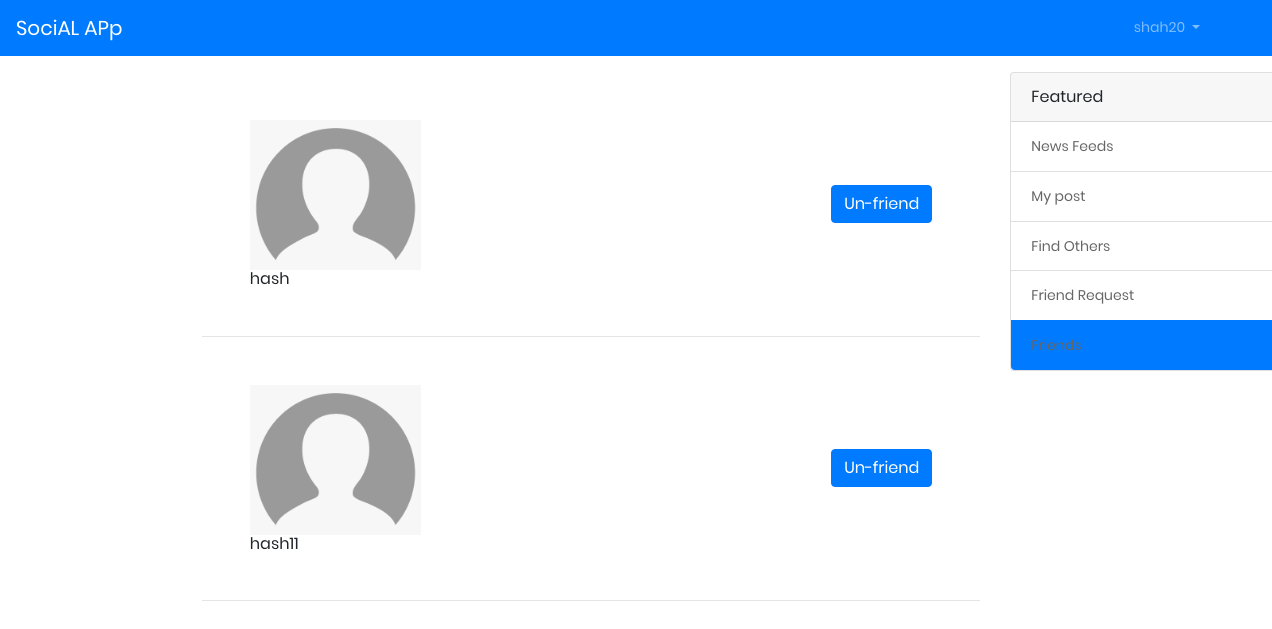
Before: /friends (signed in) with the older database file.
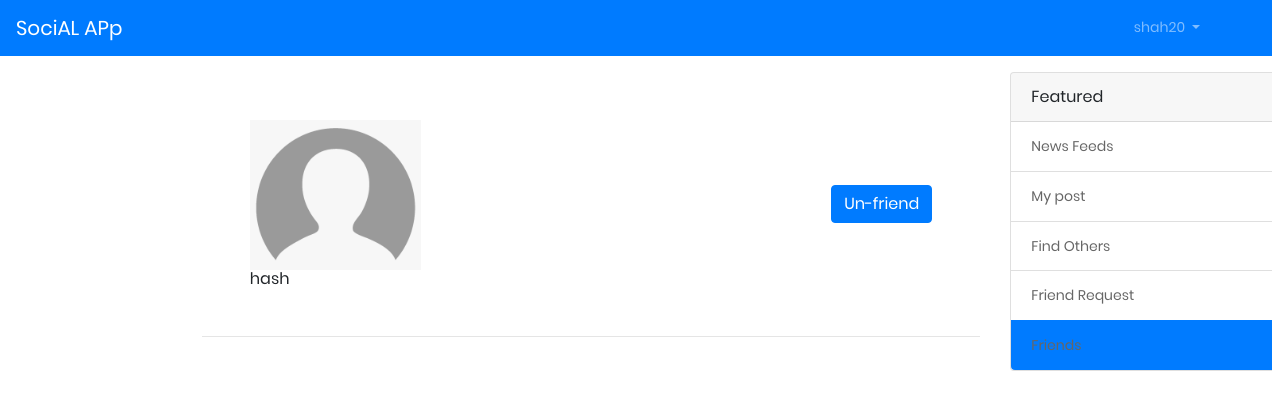
After: the same page with the newer database file.
### App/models.py (models this page shows, shortened)
class friends(models.Model):
    status = (
        ("Requested", "requested"),
        ("Confirmed", "confirmed"),
        ("Ignore", "Ignore"),
    )
    current_user = models.ForeignKey(User,on_delete=models.CASCADE,related_name='current_user')
    friend_user = models.ForeignKey(User,on_delete=models.CASCADE,related_name='friend_user')
    status = models.CharField(max_length=20,choices=status,null=True)

class profile(models.Model):
    user = models.OneToOneField(User,on_delete=models.CASCADE)
    image = models.ImageField(default='default.jpg',upload_to="profile_pics")

### App/views.py (the view)
# urls.py: path('friends',views.friend,name='friends'),
@login_required
def friend(request):
    friend = friends.objects.filter(current_user=request.user,status='Confirmed')
    print(friend)
    friend2 = friends.objects.filter(friend_user=request.user,status='Confirmed')
    print(friend2)
    context = {
        'friends':friend,
        'friend2':friend2
    }
    return render(request,'Friends.html',context)

### App/templates/Friends.html (shortened to what this page needs)
{% extends 'base.html' %}
{% load static %}
{% block content %}
<div class="container">
    <div class="row m-3">
        <div class="col-lg-1">
        </div>
        <div class="col-lg-9">
            {% for friend in friends %}
            <div class="row m-5">
                <div class="w-25 ">
                    <img style="height:150px" src="media/{{friend.friend_user.profile.image}}" alt="">
                    <h6 class="mr-3">{{friend.friend_user.username}}</h6>
                </div>
                <div class="w-75 d-flex justify-content-end align-items-center">
                    <form action="{% url 'unfriend' friend.id %}">
                        <button class="btn btn-primary float-right " type="submit">Un-friend</button>
                    </form>
                </div>
            </div>
            <hr>
            {% endfor %}
            {% for friend in friend2 %}
            <div class="row m-5">
                <div class="w-25 ">
                    <img style="height:150px" src="media/{{friend.current_user.profile.image}}" alt="">
                    <h6 class="mr-3">{{friend.current_user.username}}</h6>
                </div>
                <div class="w-75 d-flex justify-content-end align-items-center">
                    <form action="{% url 'unfriend' friend.id %}">
                        <button class="btn btn-primary float-right " type="submit">Un-friend</button>
                    </form>
                </div>
            </div>
            <hr>
            {% endfor %}
        </div>
        <div class="col-lg-1">
            <div class="card" style="width: 18rem;">
                <div class="card-header">
                    Featured
                </div>
                <ul class="list-group list-group-flush">
                    <li class="list-group-item"><a href="">News Feeds</a></li>
                    <li class="list-group-item"><a href="{% url 'mypost' %}">My post</a></li>
                    <li class="list-group-item "><a href="{% url 'findothers' %}">Find Others</a></li>
                    <li class="list-group-item"><a href="{% url 'getfriendrequest' %}">Friend Request</a></li>
                    <li class="list-group-item active"><a href="{% url 'friends' %}">Friends</a></li>
                </ul>
            </div>
        </div>
    </div>
</div>
{% endblock content %}

Changed rows visible on the page:
no longer on this page (row edited): friends: current_user.profile.image (placeholder picture), current_user.username "hash11"
